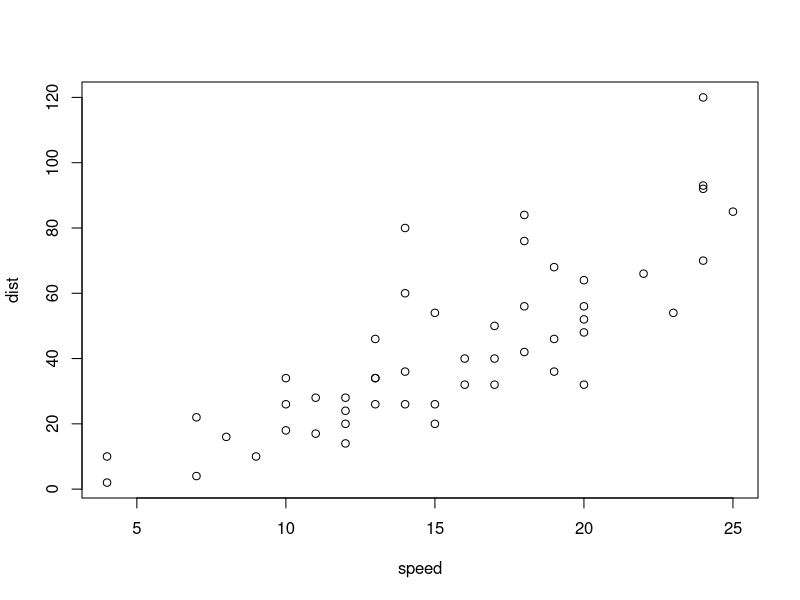
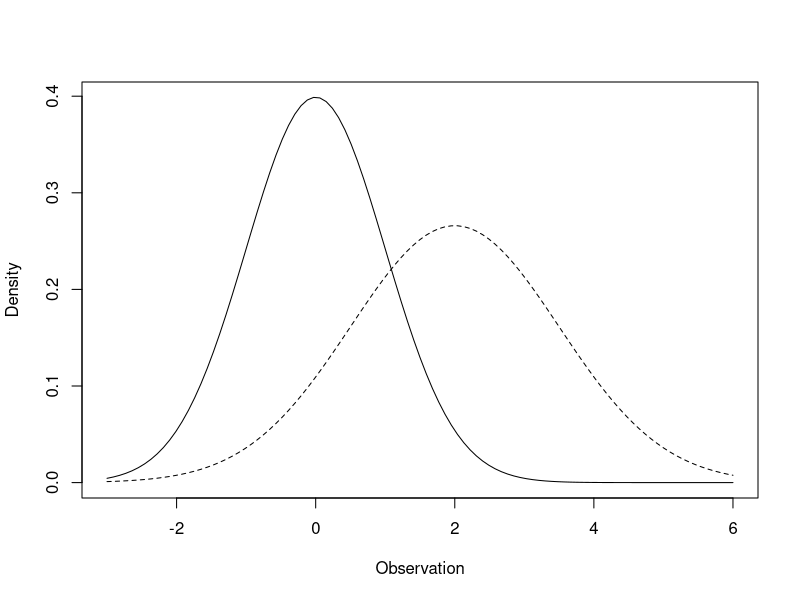

The R script that drew these images, in order:
## ---- chunk 1
# Display code in the knitted document.
# DO NOT CHANGE THIS LINE!
knitr::opts_chunk$set(echo = TRUE)
## ---- chunk 2
summary(cars)
## ---- chunk 3
plot(cars)
## ---- chunk 4
curve(dnorm, from = -3, to = 6, xlab = "Observation", ylab = "Density")
curve(dnorm(x, mean = 2, sd = 1.5), add = TRUE, lty = 2)
## ---- chunk 5
rnorm(5, 10, 2)
## ---- chunk 6
# This problem uses R's pseudo-random number generator. The numbers generated
# are not truly random, but close enough for most statistical purposes.
#
# We can set the "seed" of the pseudo-random number generator to make the
# numbers it produces deterministic. This is allows others to run your code and
# get the same result you got.
#
# Do not modify the call to set.seed()
set.seed(33)

# Your code goes here
samp = rnorm(1000, 1, 3)
## ---- chunk 7
# Your code goes here
mean10 = mean(samp, 0.1)
## ---- chunk 8
# Your code goes here
num = sum(samp > 2)
above2 = num / length(samp)
above2
## ---- chunk 9
# Your code goes here
per95 = quantile(samp, probs = 0.95)
per95
## ---- chunk 10
# Your code goes here
dist = abs(samp - 1)
max_dev = max(dist)
max_dev
